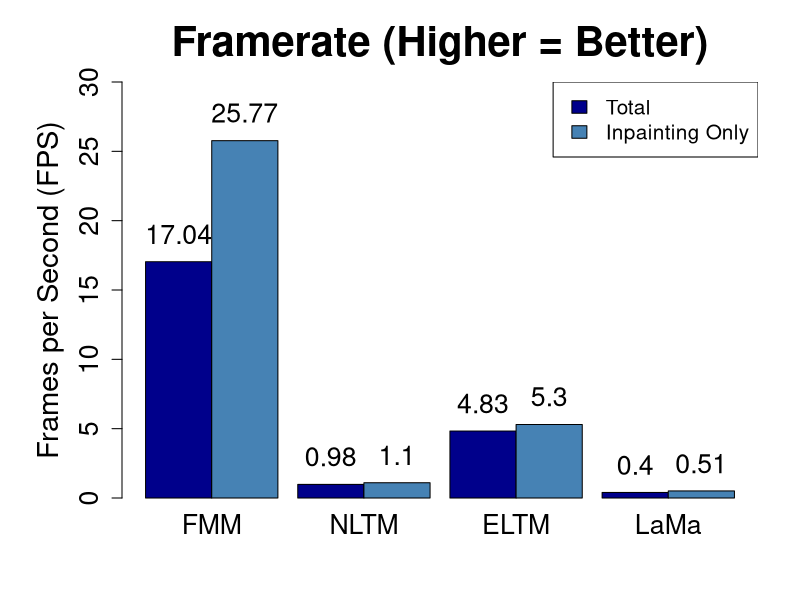

The R script that drew this image:
png(filename = "BackgroundPerformance.png", 
    width = 2000, 
    height = 1400,
    res = 225)

x <- c("FMM", "NLTM", "ELTM", "LaMa")

total <- c(17.04, 0.98, 4.83, 0.4)
inpaintOnly <- c(25.77, 1.1, 5.3, 0.51)

y <- rbind(total, inpaintOnly)

par(mar = c(5, 6, 4, 2) + 0.1)

bp <- barplot(y, 
              beside = TRUE, 
              names.arg = x, 
              col = c("darkblue", "steelblue"), 
              ylab = "Frames per Second (FPS)", 
              main = "Framerate (Higher = Better)", 
              ylim = c(0, 30),
              cex.axis = 1.6,
              cex.names = 1.6,
              cex.lab = 1.75,
              cex.main = 2.5,
              space = c(0, 0.3),
              legend.text = FALSE)

text(x = bp,          
     y = y + 2,      
     labels = y, 
     cex = 1.6)

legend("topright", 
       legend = c("Total", "Inpainting Only"), 
       fill = c("darkblue", "steelblue"),
       cex = 1.25,      
       pt.cex = 1.25,     
       bty = "o")

dev.off()
